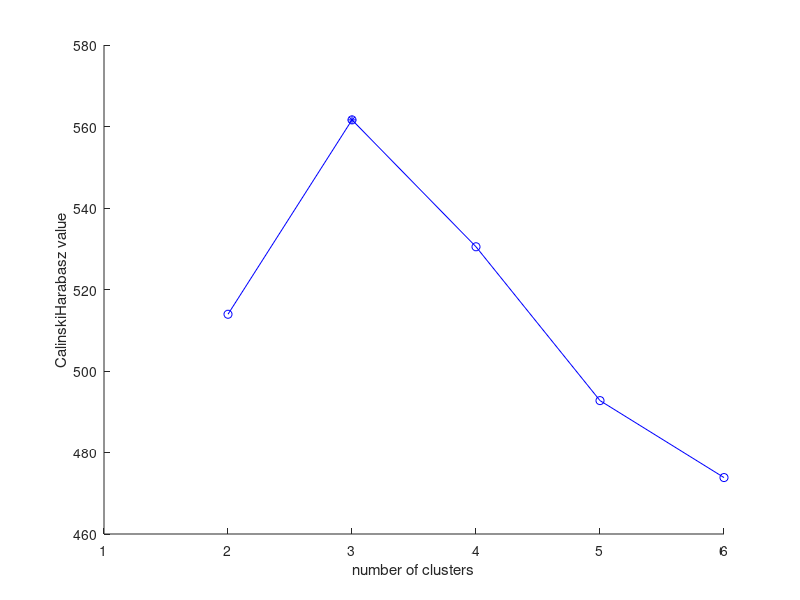
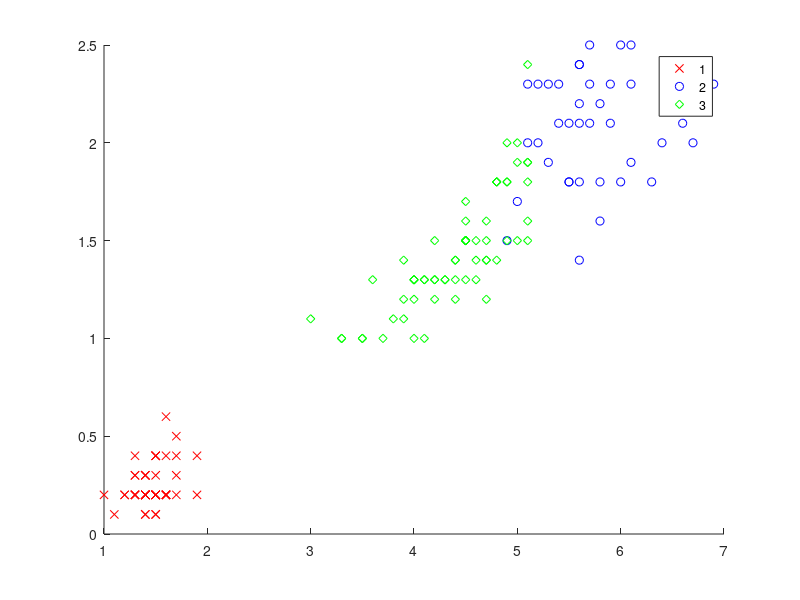

These figures' MATLAB source, in order:
clc
clear all
load fisheriris;
rng('default');  % For reproducibility
eva = evalclusters(meas,'kmeans','CalinskiHarabasz','KList',[1:6])
figure;
plot(eva);
PetalLength = meas(:,3);
PetalWidth = meas(:,4);
ClusterGroup = eva.OptimalY;
figure;
gscatter(PetalLength,PetalWidth,ClusterGroup,'rbg','xod');